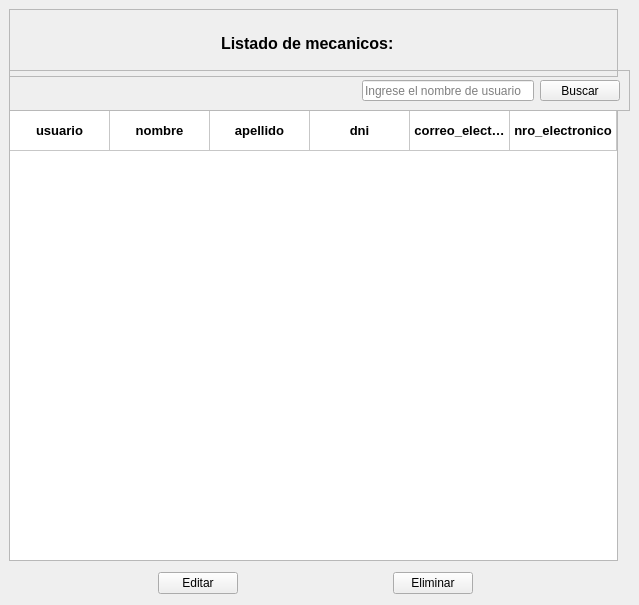
            <widget class="QWidget" name="page_mecanic">
             <widget class="QFrame" name="frame_25">
              <property name="geometry">
               <rect>
                <x>9</x>
                <y>9</y>
                <width>609</width>
                <height>68</height>
               </rect>
              </property>
              <property name="frameShape">
               <enum>QFrame::StyledPanel</enum>
              </property>
              <property name="frameShadow">
               <enum>QFrame::Raised</enum>
              </property>
              <property name="lineWidth">
               <number>0</number>
              </property>
              <property name="midLineWidth">
               <number>0</number>
              </property>
              <layout class="QHBoxLayout" name="horizontalLayout_16">
               <item>
                <spacer name="horizontalSpacer_27">
                 <property name="orientation">
                  <enum>Qt::Horizontal</enum>
                 </property>
                 <property name="sizeHint" stdset="0">
                  <size>
                   <width>40</width>
                   <height>20</height>
                  </size>
                 </property>
                </spacer>
               </item>
               <item>
                <widget class="QLabel" name="label_49">
                 <property name="font">
                  <font>
                   <family>Arial</family>
                   <pointsize>12</pointsize>
                   <weight>75</weight>
                   <bold>true</bold>
                   <kerning>false</kerning>
                  </font>
                 </property>
                 <property name="text">
                  <string>Listado de mecanicos:</string>
                 </property>
                </widget>
               </item>
               <item>
                <spacer name="horizontalSpacer_28">
                 <property name="orientation">
                  <enum>Qt::Horizontal</enum>
                 </property>
                 <property name="sizeHint" stdset="0">
                  <size>
                   <width>40</width>
                   <height>20</height>
                  </size>
                 </property>
                </spacer>
               </item>
               <item>
                <widget class="QLabel" name="label_50">
                 <property name="text">
                  <string/>
                 </property>
                 <property name="pixmap">
                  <pixmap>../icons/mecanic.ico</pixmap>
                 </property>
                </widget>
               </item>
              </layout>
             </widget>
             <widget class="QWidget" name="layoutWidget_2">
              <property name="geometry">
               <rect>
                <x>10</x>
                <y>570</y>
                <width>611</width>
                <height>26</height>
               </rect>
              </property>
              <layout class="QHBoxLayout" name="horizontalLayout_17">
               <item>
                <spacer name="horizontalSpacer_30">
                 <property name="orientation">
                  <enum>Qt::Horizontal</enum>
                 </property>
                 <property name="sizeHint" stdset="0">
                  <size>
                   <width>40</width>
                   <height>20</height>
                  </size>
                 </property>
                </spacer>
               </item>
               <item>
                <widget class="QPushButton" name="pushButton_19">
                 <property name="text">
                  <string>Editar</string>
                 </property>
                 <property name="icon">
                  <iconset>
                   <normaloff>../icons/edit_small_normal_hover.png</normaloff>../icons/edit_small_normal_hover.png</iconset>
                 </property>
                </widget>
               </item>
               <item>
                <spacer name="horizontalSpacer_31">
                 <property name="orientation">
                  <enum>Qt::Horizontal</enum>
                 </property>
                 <property name="sizeHint" stdset="0">
                  <size>
                   <width>40</width>
                   <height>20</height>
                  </size>
                 </property>
                </spacer>
               </item>
               <item>
                <widget class="QPushButton" name="pushButton_20">
                 <property name="text">
                  <string>Eliminar</string>
                 </property>
                 <property name="icon">
                  <iconset>
                   <normaloff>../icons/cross_normal_hover.png</normaloff>../icons/cross_normal_hover.png</iconset>
                 </property>
                </widget>
               </item>
               <item>
                <spacer name="horizontalSpacer_32">
                 <property name="orientation">
                  <enum>Qt::Horizontal</enum>
                 </property>
                 <property name="sizeHint" stdset="0">
                  <size>
                   <width>40</width>
                   <height>20</height>
                  </size>
                 </property>
                </spacer>
               </item>
              </layout>
             </widget>
             <widget class="QTableWidget" name="Tableuser_2">
              <property name="geometry">
               <rect>
                <x>9</x>
                <y>110</y>
                <width>609</width>
                <height>451</height>
               </rect>
              </property>
              <property name="autoFillBackground">
               <bool>false</bool>
              </property>
              <property name="alternatingRowColors">
               <bool>false</bool>
              </property>
              <property name="showGrid">
               <bool>true</bool>
              </property>
              <property name="sortingEnabled">
               <bool>false</bool>
              </property>
              <attribute name="horizontalHeaderVisible">
               <bool>false</bool>
              </attribute>
              <attribute name="horizontalHeaderCascadingSectionResizes">
               <bool>false</bool>
              </attribute>
              <attribute name="horizontalHeaderMinimumSectionSize">
               <number>40</number>
              </attribute>
              <attribute name="horizontalHeaderHighlightSections">
               <bool>true</bool>
              </attribute>
              <attribute name="horizontalHeaderShowSortIndicator" stdset="0">
               <bool>false</bool>
              </attribute>
              <attribute name="horizontalHeaderStretchLastSection">
               <bool>true</bool>
              </attribute>
              <attribute name="verticalHeaderVisible">
               <bool>false</bool>
              </attribute>
              <attribute name="verticalHeaderCascadingSectionResizes">
               <bool>false</bool>
              </attribute>
              <attribute name="verticalHeaderMinimumSectionSize">
               <number>40</number>
              </attribute>
              <attribute name="verticalHeaderDefaultSectionSize">
               <number>40</number>
              </attribute>
              <attribute name="verticalHeaderShowSortIndicator" stdset="0">
               <bool>false</bool>
              </attribute>
              <attribute name="verticalHeaderStretchLastSection">
               <bool>false</bool>
              </attribute>
              <row>
               <property name="text">
                <string>id_usuario</string>
               </property>
              </row>
              <column>
               <property name="text">
                <string>usuario</string>
               </property>
              </column>
              <column>
               <property name="text">
                <string>nombre</string>
               </property>
              </column>
              <column>
               <property name="text">
                <string>apellido</string>
               </property>
              </column>
              <column>
               <property name="text">
                <string>dni</string>
               </property>
              </column>
              <column>
               <property name="text">
                <string>correo_electronico</string>
               </property>
              </column>
              <column>
               <property name="text">
                <string>nro_telefono</string>
               </property>
              </column>
              <item row="0" column="0">
               <property name="text">
                <string>usuario</string>
               </property>
               <property name="font">
                <font>
                 <pointsize>10</pointsize>
                 <weight>75</weight>
                 <bold>true</bold>
                </font>
               </property>
               <property name="textAlignment">
                <set>AlignCenter</set>
               </property>
              </item>
              <item row="0" column="1">
               <property name="text">
                <string>nombre</string>
               </property>
               <property name="font">
                <font>
                 <pointsize>10</pointsize>
                 <weight>75</weight>
                 <bold>true</bold>
                </font>
               </property>
               <property name="textAlignment">
                <set>AlignCenter</set>
               </property>
              </item>
              <item row="0" column="2">
               <property name="text">
                <string>apellido</string>
               </property>
               <property name="font">
                <font>
                 <pointsize>10</pointsize>
                 <weight>75</weight>
                 <bold>true</bold>
                </font>
               </property>
               <property name="textAlignment">
                <set>AlignCenter</set>
               </property>
              </item>
              <item row="0" column="3">
               <property name="text">
                <string>dni</string>
               </property>
               <property name="font">
                <font>
                 <pointsize>10</pointsize>
                 <weight>75</weight>
                 <bold>true</bold>
                </font>
               </property>
               <property name="textAlignment">
                <set>AlignCenter</set>
               </property>
              </item>
              <item row="0" column="4">
               <property name="text">
                <string>correo_electronico</string>
               </property>
               <property name="font">
                <font>
                 <pointsize>10</pointsize>
                 <weight>75</weight>
                 <bold>true</bold>
                </font>
               </property>
               <property name="textAlignment">
                <set>AlignCenter</set>
               </property>
              </item>
              <item row="0" column="5">
               <property name="text">
                <string>nro_electronico</string>
               </property>
               <property name="font">
                <font>
                 <pointsize>10</pointsize>
                 <weight>75</weight>
                 <bold>true</bold>
                </font>
               </property>
               <property name="textAlignment">
                <set>AlignCenter</set>
               </property>
              </item>
             </widget>
             <widget class="QFrame" name="frame_4">
              <property name="geometry">
               <rect>
                <x>9</x>
                <y>70</y>
                <width>621</width>
                <height>41</height>
               </rect>
              </property>
              <property name="frameShape">
               <enum>QFrame::StyledPanel</enum>
              </property>
              <property name="frameShadow">
               <enum>QFrame::Raised</enum>
              </property>
              <layout class="QHBoxLayout" name="horizontalLayout_4">
               <item>
                <spacer name="horizontalSpacer_3">
                 <property name="orientation">
                  <enum>Qt::Horizontal</enum>
                 </property>
                 <property name="sizeHint" stdset="0">
                  <size>
                   <width>166</width>
                   <height>18</height>
                  </size>
                 </property>
                </spacer>
               </item>
               <item>
                <spacer name="horizontalSpacer_4">
                 <property name="orientation">
                  <enum>Qt::Horizontal</enum>
                 </property>
                 <property name="sizeHint" stdset="0">
                  <size>
                   <width>40</width>
                   <height>20</height>
                  </size>
                 </property>
                </spacer>
               </item>
               <item>
                <widget class="QLineEdit" name="lineEdit_2">
                 <property name="layoutDirection">
                  <enum>Qt::LeftToRight</enum>
                 </property>
                 <property name="placeholderText">
                  <string>Ingrese el nombre de usuario</string>
                 </property>
                 <property name="cursorMoveStyle">
                  <enum>Qt::VisualMoveStyle</enum>
                 </property>
                </widget>
               </item>
               <item>
                <widget class="QPushButton" name="pushButton_8">
                 <property name="text">
                  <string>Buscar</string>
                 </property>
                </widget>
               </item>
              </layout>
             </widget>
            </widget>
